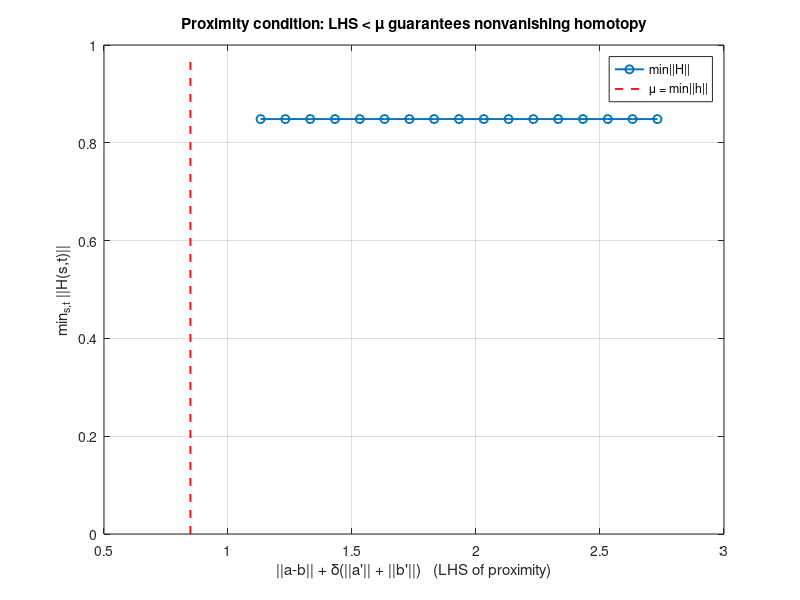

Reproduce this figure in MATLAB. (Note: this script raises an error after producing the figure.)
function s6_proximity_condition()
    fprintf('\n=== S6: proximity condition eq.(proximity) as sufficient nonvanishing ===\n');
    a = [1;0.2;0]; b = [0.2;1;0]; delta = 0.2; epsr = 0.05;
    ts = linspace(-delta, delta, 400);
    hfun = @(t) (0.5 + t/(2*delta)).*a + (0.5 - t/(2*delta)).*b;
    mu = inf; for t = ts, mu = min(mu, norm(hfun(t))); end
    ap0 = [0;-1;0]; bp0 = [1;0;0];
    scales = linspace(0, 4, 17);
    LHS = zeros(size(scales)); Hmin = zeros(size(scales));
    phi = @(t) sin(pi*max(min(t/epsr,1),-1)/2);
    for k = 1:numel(scales)
        ap = scales(k)*ap0; bp = scales(k)*bp0;
        Zf = @(t) (0.5*(1+phi(t))).*(a + t*ap) + (1 - 0.5*(1+phi(t))).*(b + t*bp);
        LHS(k) = norm(a-b) + delta*(norm(ap)+norm(bp));
        hm = inf;
        for s = linspace(0,1,40)
            for t = ts
                hm = min(hm, norm((1-s)*hfun(t) + s*Zf(t)));
            end
        end
        Hmin(k) = hm;
    end
    fprintf('  mu = min||h|| = %.3f\n', mu);
    for k = 1:numel(scales)
        tag = 'fail'; if LHS(k) < mu, tag = 'HOLD'; end
        fprintf('  scale=%.2f  LHS=%.3f  min||H||=%.3f  [%s]\n', scales(k), LHS(k), Hmin(k), tag);
    end
    f = figure('Color','w');
    plot(LHS, Hmin, 'o-', 'LineWidth', 1.4); hold on;
    yl = ylim; plot([mu mu], [0 max(Hmin)*1.15], 'r--', 'LineWidth', 1.3);
    xlabel('||a-b|| + \delta(||a''|| + ||b''||)   (LHS of proximity)');
    ylabel('min_{s,t} ||H(s,t)||'); grid on;
    title('Proximity condition: LHS < \mu guarantees nonvanishing homotopy');
    legend('min||H||', '\mu = min||h||', 'Location','best');
    exportfig(f, 'fig_s6_proximity');
end
